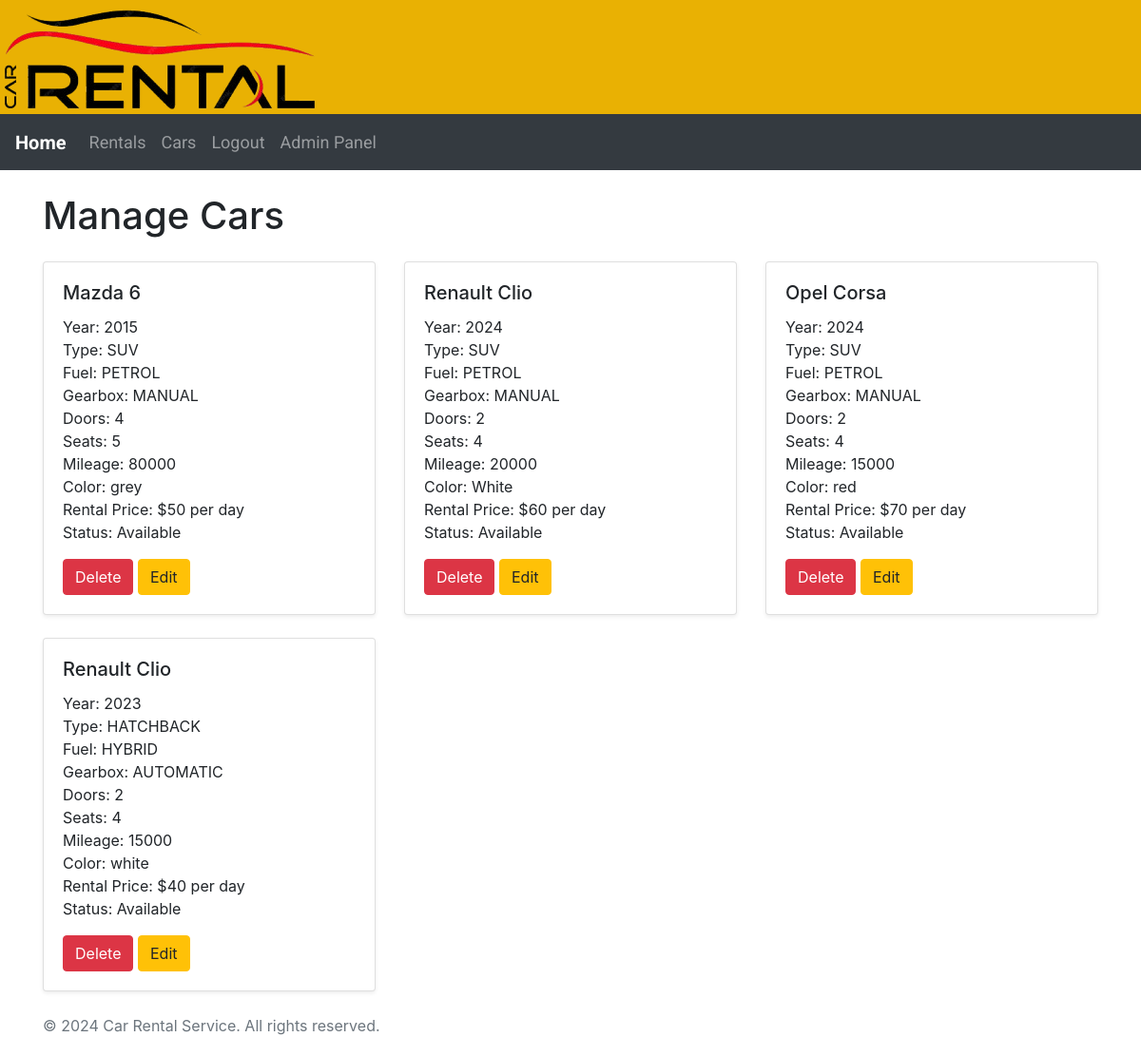
The page /admin/manage_cars (signed in) on the database its author committed.
### app/models/__init__.py (models this page shows)
class Car(db.Model):
    __tablename__ = 'cars'
    id = db.Column(db.Integer, primary_key=True)
    brand = db.Column(db.String(150))
    model = db.Column(db.String(150))
    year = db.Column(db.Integer)
    mileage = db.Column(db.Integer)
    doors = db.Column(db.Integer)
    seats = db.Column(db.Integer)
    rental_price = db.Column(db.Integer)
    type = db.Column(db.Enum(CarType), nullable=False)
    fuel = db.Column(db.Enum(FuelType), nullable=False)
    gearbox = db.Column(db.Enum(GearboxType), nullable=False)
    color = db.Column(db.String(150))
    image_filename = db.Column(db.String(100))
    status = db.Column(db.Boolean, default=True)
    rental_history = db.relationship('RentalHistory', backref='car', lazy=True)

### app/admin/routes.py (the view)
    def wrapper(*args, **kwargs):
        if not current_user.is_admin:
            flash("You do not have permission to access the admin panel.", "danger")
            return redirect(url_for('user.user_panel'))
        return func(*args, **kwargs)

### app/admin/routes.py (called while the page is built, shortened)
def admin_required(func):
    def wrapper(*args, **kwargs):
        if not current_user.is_admin:
            flash("You do not have permission to access the admin panel.", "danger")
            return redirect(url_for('user.user_panel'))
        return func(*args, **kwargs)
    wrapper.__name__ = func.__name__
    return wrapper

@admin_bp.route('/manage_cars', methods=['GET', 'POST'])
@admin_required
@login_required
def manage_cars():
    all_cars = Car.query.all()
    all_cars = Car.query.all()
    return render_template('manage_cars.html', cars=all_cars, current_user=current_user)

### app/templates/manage_cars.html (shortened to what this page needs)
{% extends "base.html" %}
{% block content %}
<h1 class="my-4">Manage Cars</h1>
<div class="row">
    {% if cars %}
        {% for car in cars %}
        <div class="col-md-4">
            <div class="card mb-4 shadow-sm">
                <div class="card-body">
                    <h5 class="card-title">{{ car.brand }} {{ car.model }}</h5>
                    <p class="card-text">
                        Year: {{ car.year }}<br>
                        Type: {{ car.type.name }}<br>
                        Fuel: {{ car.fuel.name }}<br>
                        Gearbox: {{ car.gearbox.name }}<br>
                        Doors: {{ car.doors }}<br>
                        Seats: {{ car.seats }}<br>
                        Mileage: {{ car.mileage }}<br>
                        Color: {{ car.color }}<br>
                        Rental Price: ${{ car.rental_price }} per day<br>
                        Status: {% if car.status %}Available{% else %}Rented{% endif %}
                    </p>
                    <form method="POST" action="{{ url_for('admin.manage_cars') }}" class="d-inline" id="delete-form-{{ car.id }}">
                        <button type="button" class="btn btn-danger" onclick="confirmDelete('{{ car.id }}')">Delete</button>
                    </form>
                    <form method="POST" action="{{ url_for('admin.manage_cars') }}" class="d-inline">
                        <button type="submit" class="btn btn-warning">Edit</button>
                    </form>
                </div>
            </div>
        </div>
        {% endfor %}
    {% else %}
        <div class="col-12">
            <div class="alert alert-info" role="alert">
                No cars available at the moment.
            </div>
        </div>
    {% endif %}
</div>
{% endblock %}

### rows shown on the page
Car: brand "Mazda", model "6", year "2015", type.name "SUV", fuel.name "PETROL", gearbox.name "MANUAL", doors "4", seats "5", mileage "80000", color "grey", rental_price "50", status "Available"
Car: brand "Renault", model "Clio", year "2024", type.name "SUV", fuel.name "PETROL", gearbox.name "MANUAL", doors "2", seats "4", mileage "20000", color "White", rental_price "60", status "Available"
Car: brand "Opel", model "Corsa", year "2024", type.name "SUV", fuel.name "PETROL", gearbox.name "MANUAL", doors "2", seats "4", mileage "15000", color "red", rental_price "70", status "Available"
Car: brand "Renault", model "Clio", year "2023", type.name "HATCHBACK", fuel.name "HYBRID", gearbox.name "AUTOMATIC", doors "2", seats "4", mileage "15000", color "white", rental_price "40", status "Available"
